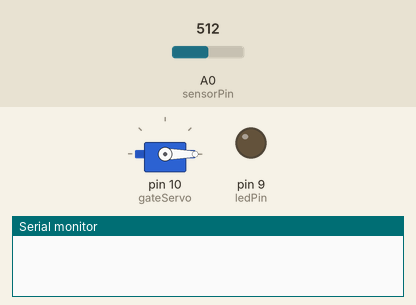
Simulated run of this sketch. Board: Arduino Uno, built with avr-gcc and run on an emulated ATmega328P. On the bench: servo, output pins drawn as LEDs (lit = HIGH), the last lines printed to the serial monitor. The test bench sets the inputs (shaded band); at power-on: A0 (sensorPin) = 512.

Above: at 0.1 s.
At 2.2 s:
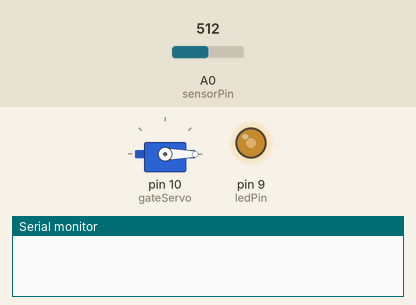
2.3 s: A0 (sensorPin) set to 716
At 3.9 s:
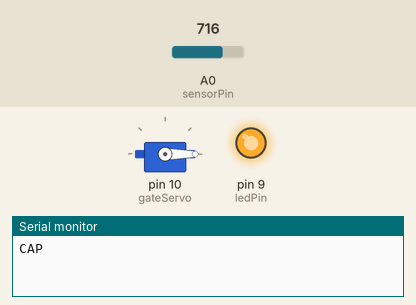
Timing chart, 0 to 11.3 s (numbered marks = the images above; inputs shaded):
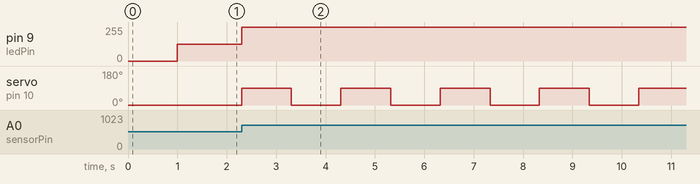

The sketch:

cap_detector.ino
```cpp
#include <Servo.h>

/*

Example sketch 06

PHOTO RESISTOR

  Use a photoresistor (light sensor) to control the brightness
  of a LED.

Hardware connections:

  Photo resistor:

    Connect one side of the photoresistor to 5 Volts (5V).
    Connect the other side of the photoresistor to ANALOG pin 0.
    Connect a 10K resistor between ANALOG pin 0 and GND.

    This creates a voltage divider, with the photoresistor one
    of the two resistors. The output of the voltage divider
    (connected to A0) will vary with the light level.

  LED:

    Connect the positive side (long leg) of the LED to
    digital pin 9. (To vary the brightness, this pin must
    support PWM, which is indicated by "~" or "PWM" on the
    Arduino itself.)

    Connect the negative side of the LED (short leg) to a
    330 Ohm resistor.

    Connect the other side of the resistor to GND.

This sketch was written by SparkFun Electronics,
with lots of help from the Arduino community.
This code is completely free for any use.
Visit http://www.arduino.cc to learn about the Arduino.

Version 2.0 6/2012 MDG
*/


// As usual, we'll create constants to name the pins we're using.
// This will make it easier to follow the code below.

const int sensorPin = 0;
const int ledPin = 9;
const int servoPin = 10;
const int buttonPin = 3;

// We'll also set up some global variables for the light level:

int lightLevel, high = 0, low = 1023, capCounter = 0;

Servo gateServo; //Servo control object


void setup()
{
  // We'll set up the LED pin to be an output.
  // (We don't need to do anything special to use the analog input.)

  pinMode(ledPin, OUTPUT);
  // We'll now "attach" the servo1 object to digital pin 10.
  // If you want to control more than one servo, attach more
  // servo objects to the desired pins (must be digital).
  gateServo.attach(10);
  closeGate();
  //Button set up
  pinMode(buttonPin, INPUT);

  //Setup Serial POrt
  Serial.begin(9600);
}


void loop()
{
   //doButton();
  doLightSensor();
}

void autoTune()
{
  // As we mentioned above, the light-sensing circuit we built
  // won't have a range all the way from 0 to 1023. It will likely
  // be more like 300 (dark) to 800 (light).

  // In the manualTune() function above, you need to repeatedly
  // change the values and try the program again until it works.
  // But why should you have to do that work? You've got a
  // computer in your hands that can figure things out for itself!

  // In this function, the Arduino will keep track of the highest
  // and lowest values that we're reading from analogRead().

  // If you look at the top of the sketch, you'll see that we've
  // initialized "low" to be 1023. We'll save anything we read
  // that's lower than that:

  if (lightLevel < low)
  {
    low = lightLevel;
  }

  // We also initialized "high" to be 0. We'll save anything
  // we read that's higher than that:

  if (lightLevel > high)
  {
    high = lightLevel;
  }

  // Once we have the highest and lowest values, we can stick them
  // directly into the map() function. No manual tweaking needed!

  // One trick we'll do is to add a small offset to low and high,
  // to ensure that the LED is fully-off and fully-on at the limits
  // (otherwise it might flicker a little bit).

  lightLevel = map(lightLevel, low+30, high-30, 0, 255);
  lightLevel = constrain(lightLevel, 0, 255);

  // Now we'll return to the main loop(), and send lightLevel
  // to the LED.
}

void doButton()
{
  int buttonState;

  // Here we'll read the current pushbutton state into
  // a variable
  buttonState = digitalRead(buttonPin);

  if(buttonState == LOW)
  {
    digitalWrite(ledPin, HIGH);
  }
}

void doLightSensor()
{
  // Just as we've done in the past, we'll use the analogRead()
  // function to measure the voltage coming from the photoresistor
  // resistor pair. This number can range between 0 (0 Volts) and
  // 1023 (5 Volts), but this circuit will have a smaller range
  // between dark and light.

  lightLevel = analogRead(sensorPin);

  // We now want to use this number to control the brightness of
  // the LED. But we have a problem: the analogRead() function
  // returns values between 0 and 1023, and the analogWrite()
  // function wants values from 0 to 255.

  // We can solve this by using two handy functions called map()
  // and constrain(). Map will change one range of values into
  // another range. If we tell map() our "from" range is 0-1023,
  // and our "to" range is 0-255, map() will squeeze the larger
  // range into the smaller. (It can do this for any two ranges.)

  // lightLevel = map(lightLevel, 0, 1023, 0, 255);

  // Because map() could still return numbers outside the "to"
  // range, (if they're outside the "from" range), we'll also use
  // a function called constrain() that will "clip" numbers into
  // a given range. If the number is above the range, it will reset
  // it to be the highest number in the range. If the number is
  // below the range, it will reset it to the lowest number.
  // If the number is within the range, it will stay the same.

  // lightLevel = constrain(lightLevel, 0, 255);

  // Here's one last thing to think about. The circuit we made
  // won't have a range all the way from 0 to 5 Volts. It will
  // be a smaller range, such as 300 (dark) to 800 (light).
  // If we just pass this number directly to map(), the LED will
  // change brightness, but it will never be completely off or
  // completely on.

  // You can fix this two ways, each of which we'll show
  // in the functions below. Uncomment ONE of them to
  // try it out:

  //manualTune();  // manually change the range from light to dark

  autoTune();  // have the Arduino do the work for us!

  // The above functions will alter lightLevel to be cover the
  // range from full-on to full-off. Now we can adjust the
  // brightness of the LED:

  analogWrite(ledPin, lightLevel);

  // The above statement will brighten the LED along with the
  // light level. To do the opposite, replace "lightLevel" in the
  // above analogWrite() statement with "255-lightLevel".
  // Now you've created a night-light!
  /*if(lightLevel <= 127)
  {
    closeGate();
  }
  else*/if(lightLevel >= 128)
  {
    openGate();
    notifyCapDetected();
    closeGate();
  }
}

void openGate()
{
  gateServo.write(90);
  delay(1000);
}

void closeGate()
{
  gateServo.write(0);
  delay(1000);
}

void notifyCapDetected()
{
  //Sends a signal to the serial port
  Serial.println("CAP");
  delay(10);
}
```

Measured:
- after the input at 2.3 s, pin 9 (ledPin): 127/255 → 255/255 at once; servo on pin 10 (gateServo): alternates 90° for 1.0 s and 0° for 1.0 s, starting at once
